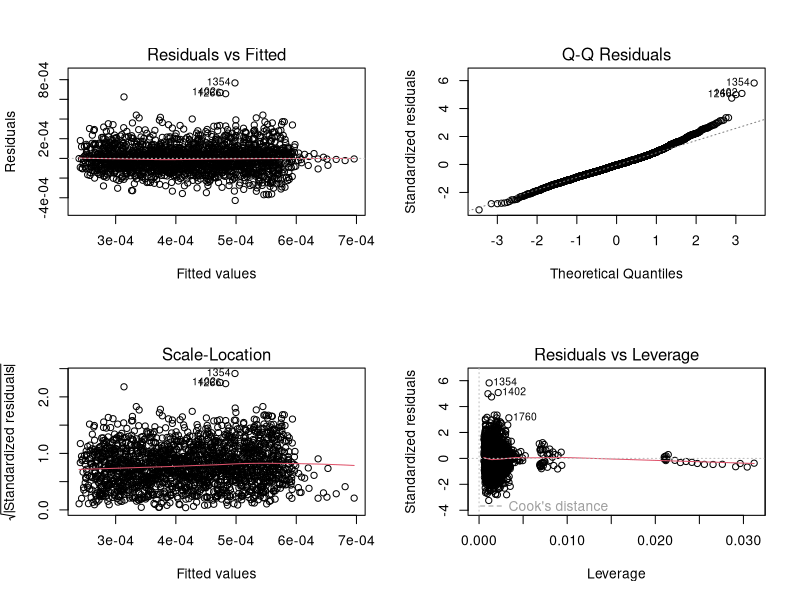

Recreate this plot in R.
# Información: Regresión lineal de casos de cancer de pulmón en Ohio =================================
    # Estudio de la tendencia del riesgo sobre la mortalidad por cáncer de pulmón en Ohio
    # Regresión Lineal 
    # Variables respuesta: rate = Y/n
    # Variables predictoras: county, year, n



# Cargar librerias =====================================
    
    load <- c("sf", "gstat", "sp")
    lapply(load, require, character.only = TRUE)

    # Establecer el directorio activo
    setwd("~/Projects/examen_regresion/Problema 2")



# Cargar y preparar datos ========================================

    # Cargar de datos
    cancer <- read.csv("data/OhioRespMort.csv")

    # Generar un subgrupo
    cancer <- subset(cancer, select = c(y, n, county, year, NAME))

    # Calcular tasa de mortalidad por condado
    cancer$rate <- cancer$y / cancer$n

    # Visualizar los datos
    head(cancer)
    str(cancer)



# Ajustar Modelo de Regresión Lineal ========================================
    
    # Modelo de regresión lineal
    modelo_regresion <- lm(rate ~ county + year + n, data = cancer)
    summary(modelo_regresion)



# Analisis de supuestos ========================================

    # Graficas de diagnostico
    par(mfrow=c(2,2))
    plot(modelo_regresion)


